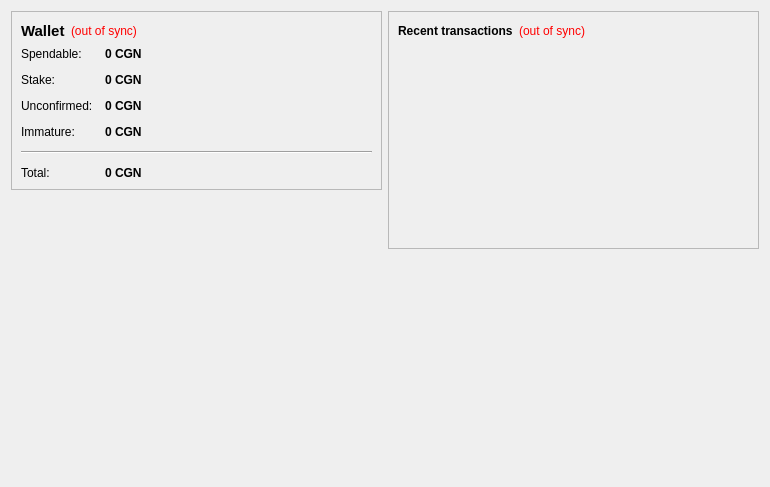
<?xml version="1.0" encoding="UTF-8"?>
<ui version="4.0">
 <class>OverviewPage</class>
 <widget class="QWidget" name="OverviewPage">
  <property name="geometry">
   <rect>
    <x>0</x>
    <y>0</y>
    <width>770</width>
    <height>487</height>
   </rect>
  </property>
  <property name="windowTitle">
   <string>Form</string>
  </property>
  <layout class="QHBoxLayout" name="horizontalLayout" stretch="1,1">
   <item>
    <layout class="QVBoxLayout" name="verticalLayout_2">
     <item>
      <widget class="QFrame" name="frame">
       <property name="frameShape">
        <enum>QFrame::StyledPanel</enum>
       </property>
       <property name="frameShadow">
        <enum>QFrame::Raised</enum>
       </property>
       <layout class="QVBoxLayout" name="verticalLayout_4">
        <item>
         <layout class="QHBoxLayout" name="horizontalLayout_4">
          <item>
           <widget class="QLabel" name="label_5">
            <property name="font">
             <font>
              <pointsize>11</pointsize>
              <weight>75</weight>
              <bold>true</bold>
             </font>
            </property>
            <property name="text">
             <string>Wallet</string>
            </property>
           </widget>
          </item>
          <item>
           <widget class="QLabel" name="labelWalletStatus">
            <property name="toolTip">
             <string>The displayed information may be out of date. Your wallet automatically synchronizes with the EvilCoin network after a connection is established, but this process has not completed yet.</string>
            </property>
            <property name="styleSheet">
             <string notr="true">QLabel { color: red; }</string>
            </property>
            <property name="text">
             <string notr="true">(out of sync)</string>
            </property>
            <property name="alignment">
             <set>Qt::AlignLeading|Qt::AlignLeft|Qt::AlignVCenter</set>
            </property>
           </widget>
          </item>
          <item>
           <spacer name="horizontalSpacer_2">
            <property name="orientation">
             <enum>Qt::Horizontal</enum>
            </property>
            <property name="sizeHint" stdset="0">
             <size>
              <width>40</width>
              <height>20</height>
             </size>
            </property>
           </spacer>
          </item>
         </layout>
        </item>
        <item>
         <layout class="QFormLayout" name="formLayout_2">
          <property name="fieldGrowthPolicy">
           <enum>QFormLayout::AllNonFixedFieldsGrow</enum>
          </property>
          <property name="horizontalSpacing">
           <number>12</number>
          </property>
          <property name="verticalSpacing">
           <number>12</number>
          </property>
          <item row="0" column="0">
           <widget class="QLabel" name="label">
            <property name="text">
             <string>Spendable:</string>
            </property>
           </widget>
          </item>
          <item row="0" column="1">
           <widget class="QLabel" name="labelBalance">
            <property name="font">
             <font>
              <weight>75</weight>
              <bold>true</bold>
             </font>
            </property>
            <property name="cursor">
             <cursorShape>IBeamCursor</cursorShape>
            </property>
            <property name="toolTip">
             <string>Your current spendable balance</string>
            </property>
            <property name="text">
             <string notr="true">0 CGN</string>
            </property>
            <property name="textInteractionFlags">
             <set>Qt::LinksAccessibleByMouse|Qt::TextSelectableByKeyboard|Qt::TextSelectableByMouse</set>
            </property>
           </widget>
          </item>
          <item row="1" column="0">
           <widget class="QLabel" name="label_6">
            <property name="text">
             <string>Stake:</string>
            </property>
           </widget>
          </item>
          <item row="1" column="1">
           <widget class="QLabel" name="labelStake">
            <property name="font">
             <font>
              <weight>75</weight>
              <bold>true</bold>
             </font>
            </property>
            <property name="cursor">
             <cursorShape>IBeamCursor</cursorShape>
            </property>
            <property name="toolTip">
             <string>Total of coins that was staked, and do not yet count toward the current balance</string>
            </property>
            <property name="text">
             <string notr="true">0 CGN</string>
            </property>
            <property name="textInteractionFlags">
             <set>Qt::LinksAccessibleByMouse|Qt::TextSelectableByKeyboard|Qt::TextSelectableByMouse</set>
            </property>
           </widget>
          </item>
          <item row="2" column="0">
           <widget class="QLabel" name="label_3">
            <property name="text">
             <string>Unconfirmed:</string>
            </property>
           </widget>
          </item>
          <item row="2" column="1">
           <widget class="QLabel" name="labelUnconfirmed">
            <property name="font">
             <font>
              <weight>75</weight>
              <bold>true</bold>
             </font>
            </property>
            <property name="cursor">
             <cursorShape>IBeamCursor</cursorShape>
            </property>
            <property name="toolTip">
             <string>Total of transactions that have yet to be confirmed, and do not yet count toward the current balance</string>
            </property>
            <property name="text">
             <string notr="true">0 CGN</string>
            </property>
            <property name="textInteractionFlags">
             <set>Qt::LinksAccessibleByMouse|Qt::TextSelectableByKeyboard|Qt::TextSelectableByMouse</set>
            </property>
           </widget>
          </item>
          <item row="3" column="0">
           <widget class="QLabel" name="labelImmatureText">
            <property name="text">
             <string>Immature:</string>
            </property>
           </widget>
          </item>
          <item row="3" column="1">
           <widget class="QLabel" name="labelImmature">
            <property name="font">
             <font>
              <weight>75</weight>
              <bold>true</bold>
             </font>
            </property>
            <property name="toolTip">
             <string>Mined balance that has not yet matured</string>
            </property>
            <property name="text">
             <string notr="true">0 CGN</string>
            </property>
            <property name="textInteractionFlags">
             <set>Qt::LinksAccessibleByMouse|Qt::TextSelectableByKeyboard|Qt::TextSelectableByMouse</set>
            </property>
           </widget>
          </item>
          <item row="4" column="0" colspan="2">
           <widget class="Line" name="line">
            <property name="orientation">
             <enum>Qt::Horizontal</enum>
            </property>
           </widget>
          </item>
          <item row="5" column="0">
           <widget class="QLabel" name="labelTotalText">
            <property name="text">
             <string>Total:</string>
            </property>
           </widget>
          </item>
          <item row="5" column="1">
           <widget class="QLabel" name="labelTotal">
            <property name="font">
             <font>
              <weight>75</weight>
              <bold>true</bold>
             </font>
            </property>
            <property name="cursor">
             <cursorShape>IBeamCursor</cursorShape>
            </property>
            <property name="toolTip">
             <string>Your current total balance</string>
            </property>
            <property name="text">
             <string notr="true">0 CGN</string>
            </property>
            <property name="textInteractionFlags">
             <set>Qt::LinksAccessibleByMouse|Qt::TextSelectableByKeyboard|Qt::TextSelectableByMouse</set>
            </property>
           </widget>
          </item>
         </layout>
        </item>
       </layout>
      </widget>
     </item>
     <item>
      <spacer name="verticalSpacer">
       <property name="orientation">
        <enum>Qt::Vertical</enum>
       </property>
       <property name="sizeHint" stdset="0">
        <size>
         <width>20</width>
         <height>40</height>
        </size>
       </property>
      </spacer>
     </item>
     <item>
      <widget class="QLabel" name="label_2">
       <property name="autoFillBackground">
        <bool>true</bool>
       </property>
       <property name="text">
        <string/>
       </property>
       <property name="pixmap">
        <pixmap resource="../bitcoin.qrc">:/icons/drmbg</pixmap>
       </property>
       <property name="scaledContents">
        <bool>false</bool>
       </property>
       <property name="margin">
        <number>0</number>
       </property>
      </widget>
     </item>
    </layout>
   </item>
   <item>
    <layout class="QVBoxLayout" name="verticalLayout_3">
     <item>
      <widget class="QFrame" name="frame_2">
       <property name="frameShape">
        <enum>QFrame::StyledPanel</enum>
       </property>
       <property name="frameShadow">
        <enum>QFrame::Raised</enum>
       </property>
       <layout class="QVBoxLayout" name="verticalLayout">
        <item>
         <layout class="QHBoxLayout" name="horizontalLayout_2">
          <item>
           <widget class="QLabel" name="label_4">
            <property name="text">
             <string>&lt;b&gt;Recent transactions&lt;/b&gt;</string>
            </property>
           </widget>
          </item>
          <item>
           <widget class="QLabel" name="labelTransactionsStatus">
            <property name="toolTip">
             <string>The displayed information may be out of date. Your wallet automatically synchronizes with the EvilCoin network after a connection is established, but this process has not completed yet.</string>
            </property>
            <property name="styleSheet">
             <string notr="true">QLabel { color: red; }</string>
            </property>
            <property name="text">
             <string notr="true">(out of sync)</string>
            </property>
            <property name="alignment">
             <set>Qt::AlignRight|Qt::AlignTrailing|Qt::AlignVCenter</set>
            </property>
           </widget>
          </item>
          <item>
           <spacer name="horizontalSpacer">
            <property name="orientation">
             <enum>Qt::Horizontal</enum>
            </property>
            <property name="sizeHint" stdset="0">
             <size>
              <width>40</width>
              <height>20</height>
             </size>
            </property>
           </spacer>
          </item>
         </layout>
        </item>
        <item>
         <widget class="QListView" name="listTransactions">
          <property name="styleSheet">
           <string notr="true">QListView { background: transparent; }</string>
          </property>
          <property name="frameShape">
           <enum>QFrame::NoFrame</enum>
          </property>
          <property name="verticalScrollBarPolicy">
           <enum>Qt::ScrollBarAlwaysOff</enum>
          </property>
          <property name="horizontalScrollBarPolicy">
           <enum>Qt::ScrollBarAlwaysOff</enum>
          </property>
          <property name="selectionMode">
           <enum>QAbstractItemView::NoSelection</enum>
          </property>
         </widget>
        </item>
       </layout>
      </widget>
     </item>
     <item>
      <spacer name="verticalSpacer_2">
       <property name="orientation">
        <enum>Qt::Vertical</enum>
       </property>
       <property name="sizeHint" stdset="0">
        <size>
         <width>20</width>
         <height>40</height>
        </size>
       </property>
      </spacer>
     </item>
    </layout>
   </item>
  </layout>
 </widget>
 <resources/>
 <connections/>
</ui>
